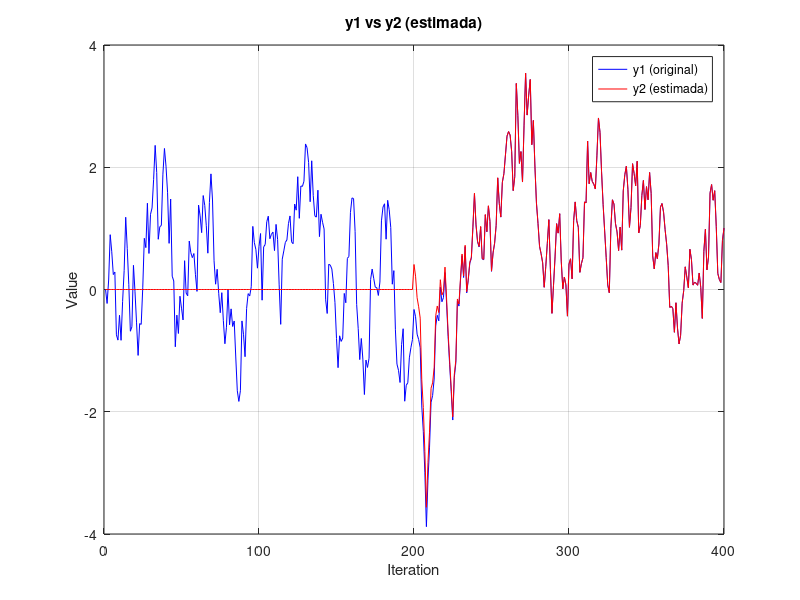
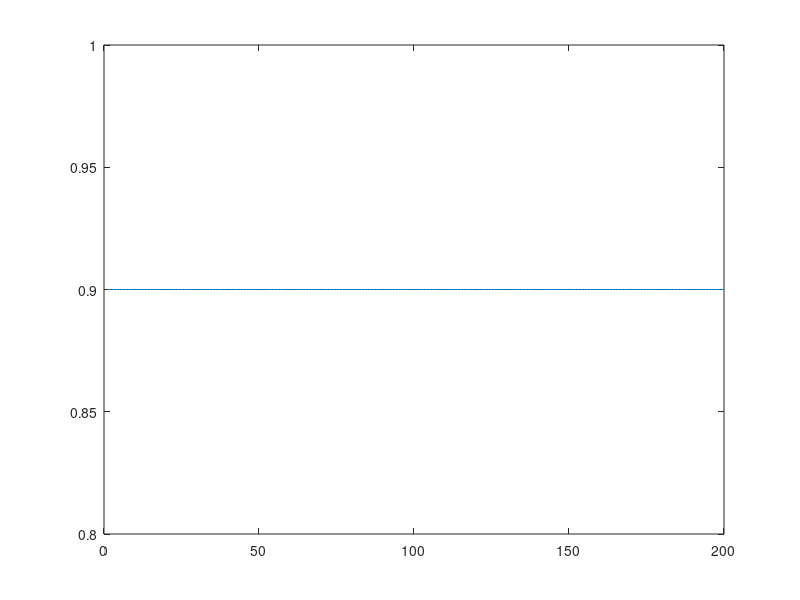

Recreate these plots in MATLAB, in order. (Note: this script raises an error after producing the figures.)
% y(t)=ay(t-1)+bu(t-d-1)+cv(t), en que a=0,9 ; b=0,5; c=0,1; d=0.

a = 0.9;
b= 0.5;
c = 0.1;
d = 0

% Define the standard deviation of the Gaussian noise
sigma = 1;

y = zeros(400, 1);
u = sigma * randn(size(y));

for i = 2:400

    y(i) = a*y(i-1) + b*u(i-d-1)

end

N = 100


theta = zeros(2,1,200);

for i = 1:200
    Q = zeros(2,2);

    for j = 2:N
        Q = Q + [y(j-1); u(j-d-1)]*[y(j-1), u(j-d-1)];
    end

    R = zeros(2,1);

    for j = 2:N
        R = R + [y(j-1); u(j-d-1)]*[y(j)];
    end

    theta(:,:,i) = inv(Q)*R;

end

a_estimado = mean(theta(1,:,:))
b_estimado = mean(theta(2,:,:))

y2 = zeros(400, 1);
for i = 200:400

    y2(i) = a_estimado*y2(i-1) + b_estimado*u(i-d-1);

end

figure;
plot(y, 'b', 'DisplayName', 'y1 (original)');
hold on;
plot(y2, 'r', 'DisplayName', 'y2 (estimada)');
legend;
title('y1 vs y2 (estimada)');
xlabel('Iteration');
ylabel('Value');
grid on;
hold off;


figure;
plot(squeeze(theta(1,1,:)))
hold on
yline(a, '--r', 'True a')
title('Evolución de a estimado')
xlabel('Iteración')
ylabel('a estimado')
grid on

figure;
plot(squeeze(theta(2,1,:)))
hold on
yline(b, '--r', 'True b')
title('Evolución de b estimado')
xlabel('Iteración')
ylabel('b estimado')
grid on




